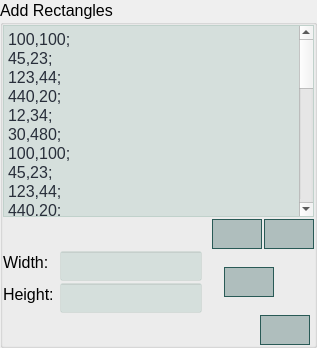
                 <widget class="QGroupBox" name="groupBox_13">
                  <property name="font">
                   <font>
                    <pointsize>12</pointsize>
                   </font>
                  </property>
                  <property name="title">
                   <string>Add Rectangles</string>
                  </property>
                  <layout class="QVBoxLayout" name="verticalLayout_8">
                   <property name="spacing">
                    <number>2</number>
                   </property>
                   <property name="leftMargin">
                    <number>0</number>
                   </property>
                   <property name="topMargin">
                    <number>0</number>
                   </property>
                   <property name="rightMargin">
                    <number>0</number>
                   </property>
                   <property name="bottomMargin">
                    <number>0</number>
                   </property>
                   <item>
                    <widget class="QTextEdit" name="masive_load_input">
                     <property name="minimumSize">
                      <size>
                       <width>0</width>
                       <height>30</height>
                      </size>
                     </property>
                     <property name="font">
                      <font>
                       <pointsize>12</pointsize>
                      </font>
                     </property>
                     <property name="styleSheet">
                      <string notr="true">QTextEdit
{
color: rgb(40, 46, 58);
background-color: rgba(45, 128, 100, 30);
}</string>
                     </property>
                     <property name="html">
                      <string>&lt;!DOCTYPE HTML PUBLIC &quot;-//W3C//DTD HTML 4.0//EN&quot; &quot;http://www.w3.org/TR/REC-html40/strict.dtd&quot;&gt;
&lt;html&gt;&lt;head&gt;&lt;meta name=&quot;qrichtext&quot; content=&quot;1&quot; /&gt;&lt;style type=&quot;text/css&quot;&gt;
p, li { white-space: pre-wrap; }
&lt;/style&gt;&lt;/head&gt;&lt;body style=&quot; font-family:'MS Shell Dlg 2'; font-size:12pt; font-weight:400; font-style:normal;&quot;&gt;
&lt;p style=&quot; margin-top:0px; margin-bottom:0px; margin-left:0px; margin-right:0px; -qt-block-indent:0; text-indent:0px;&quot;&gt;100,100;&lt;/p&gt;
&lt;p style=&quot; margin-top:0px; margin-bottom:0px; margin-left:0px; margin-right:0px; -qt-block-indent:0; text-indent:0px;&quot;&gt;45,23;&lt;/p&gt;
&lt;p style=&quot; margin-top:0px; margin-bottom:0px; margin-left:0px; margin-right:0px; -qt-block-indent:0; text-indent:0px;&quot;&gt;123,44;&lt;/p&gt;
&lt;p style=&quot; margin-top:0px; margin-bottom:0px; margin-left:0px; margin-right:0px; -qt-block-indent:0; text-indent:0px;&quot;&gt;440,20;&lt;/p&gt;
&lt;p style=&quot; margin-top:0px; margin-bottom:0px; margin-left:0px; margin-right:0px; -qt-block-indent:0; text-indent:0px;&quot;&gt;12,34;&lt;/p&gt;
&lt;p style=&quot; margin-top:0px; margin-bottom:0px; margin-left:0px; margin-right:0px; -qt-block-indent:0; text-indent:0px;&quot;&gt;30,480;&lt;/p&gt;
&lt;p style=&quot; margin-top:0px; margin-bottom:0px; margin-left:0px; margin-right:0px; -qt-block-indent:0; text-indent:0px;&quot;&gt;100,100;&lt;/p&gt;
&lt;p style=&quot; margin-top:0px; margin-bottom:0px; margin-left:0px; margin-right:0px; -qt-block-indent:0; text-indent:0px;&quot;&gt;45,23;&lt;/p&gt;
&lt;p style=&quot; margin-top:0px; margin-bottom:0px; margin-left:0px; margin-right:0px; -qt-block-indent:0; text-indent:0px;&quot;&gt;123,44;&lt;/p&gt;
&lt;p style=&quot; margin-top:0px; margin-bottom:0px; margin-left:0px; margin-right:0px; -qt-block-indent:0; text-indent:0px;&quot;&gt;440,20;&lt;/p&gt;
&lt;p style=&quot; margin-top:0px; margin-bottom:0px; margin-left:0px; margin-right:0px; -qt-block-indent:0; text-indent:0px;&quot;&gt;12,34;&lt;/p&gt;
&lt;p style=&quot; margin-top:0px; margin-bottom:0px; margin-left:0px; margin-right:0px; -qt-block-indent:0; text-indent:0px;&quot;&gt;24,480;&lt;/p&gt;
&lt;p style=&quot; margin-top:0px; margin-bottom:0px; margin-left:0px; margin-right:0px; -qt-block-indent:0; text-indent:0px;&quot;&gt;100,480;&lt;/p&gt;
&lt;p style=&quot; margin-top:0px; margin-bottom:0px; margin-left:0px; margin-right:0px; -qt-block-indent:0; text-indent:0px;&quot;&gt;49,34;&lt;/p&gt;
&lt;p style=&quot; margin-top:0px; margin-bottom:0px; margin-left:0px; margin-right:0px; -qt-block-indent:0; text-indent:0px;&quot;&gt;199,342;&lt;/p&gt;
&lt;p style=&quot; margin-top:0px; margin-bottom:0px; margin-left:0px; margin-right:0px; -qt-block-indent:0; text-indent:0px;&quot;&gt;128,566;&lt;/p&gt;
&lt;p style=&quot; margin-top:0px; margin-bottom:0px; margin-left:0px; margin-right:0px; -qt-block-indent:0; text-indent:0px;&quot;&gt;69,85;&lt;/p&gt;
&lt;p style=&quot; margin-top:0px; margin-bottom:0px; margin-left:0px; margin-right:0px; -qt-block-indent:0; text-indent:0px;&quot;&gt;345,451;&lt;/p&gt;
&lt;p style=&quot; margin-top:0px; margin-bottom:0px; margin-left:0px; margin-right:0px; -qt-block-indent:0; text-indent:0px;&quot;&gt;196,437;&lt;/p&gt;
&lt;p style=&quot; margin-top:0px; margin-bottom:0px; margin-left:0px; margin-right:0px; -qt-block-indent:0; text-indent:0px;&quot;&gt;10,490;&lt;/p&gt;
&lt;p style=&quot; margin-top:0px; margin-bottom:0px; margin-left:0px; margin-right:0px; -qt-block-indent:0; text-indent:0px;&quot;&gt;495,23;&lt;/p&gt;
&lt;p style=&quot; margin-top:0px; margin-bottom:0px; margin-left:0px; margin-right:0px; -qt-block-indent:0; text-indent:0px;&quot;&gt;10,12;&lt;/p&gt;
&lt;p style=&quot; margin-top:0px; margin-bottom:0px; margin-left:0px; margin-right:0px; -qt-block-indent:0; text-indent:0px;&quot;&gt;10,45;&lt;/p&gt;
&lt;p style=&quot; margin-top:0px; margin-bottom:0px; margin-left:0px; margin-right:0px; -qt-block-indent:0; text-indent:0px;&quot;&gt;10,100;&lt;/p&gt;
&lt;p style=&quot; margin-top:0px; margin-bottom:0px; margin-left:0px; margin-right:0px; -qt-block-indent:0; text-indent:0px;&quot;&gt;4,4;&lt;/p&gt;
&lt;p style=&quot; margin-top:0px; margin-bottom:0px; margin-left:0px; margin-right:0px; -qt-block-indent:0; text-indent:0px;&quot;&gt;6,4;&lt;/p&gt;
&lt;p style=&quot; margin-top:0px; margin-bottom:0px; margin-left:0px; margin-right:0px; -qt-block-indent:0; text-indent:0px;&quot;&gt;5,6;&lt;/p&gt;
&lt;p style=&quot; margin-top:0px; margin-bottom:0px; margin-left:0px; margin-right:0px; -qt-block-indent:0; text-indent:0px;&quot;&gt;12,34;&lt;/p&gt;
&lt;p style=&quot; margin-top:0px; margin-bottom:0px; margin-left:0px; margin-right:0px; -qt-block-indent:0; text-indent:0px;&quot;&gt;41,90;&lt;/p&gt;
&lt;p style=&quot; margin-top:0px; margin-bottom:0px; margin-left:0px; margin-right:0px; -qt-block-indent:0; text-indent:0px;&quot;&gt;200,250;&lt;/p&gt;
&lt;p style=&quot; margin-top:0px; margin-bottom:0px; margin-left:0px; margin-right:0px; -qt-block-indent:0; text-indent:0px;&quot;&gt;401,389;&lt;/p&gt;
&lt;p style=&quot; margin-top:0px; margin-bottom:0px; margin-left:0px; margin-right:0px; -qt-block-indent:0; text-indent:0px;&quot;&gt;22,345;&lt;/p&gt;
&lt;p style=&quot; margin-top:0px; margin-bottom:0px; margin-left:0px; margin-right:0px; -qt-block-indent:0; text-indent:0px;&quot;&gt;211,123;&lt;/p&gt;&lt;/body&gt;&lt;/html&gt;</string>
                     </property>
                    </widget>
                   </item>
                   <item>
                    <layout class="QHBoxLayout" name="horizontalLayout_10">
                     <property name="spacing">
                      <number>2</number>
                     </property>
                     <item>
                      <spacer name="horizontalSpacer_11">
                       <property name="orientation">
                        <enum>Qt::Horizontal</enum>
                       </property>
                       <property name="sizeHint" stdset="0">
                        <size>
                         <width>40</width>
                         <height>20</height>
                        </size>
                       </property>
                      </spacer>
                     </item>
                     <item>
                      <widget class="QPushButton" name="process">
                       <property name="sizePolicy">
                        <sizepolicy hsizetype="Fixed" vsizetype="Fixed">
                         <horstretch>0</horstretch>
                         <verstretch>0</verstretch>
                        </sizepolicy>
                       </property>
                       <property name="minimumSize">
                        <size>
                         <width>50</width>
                         <height>30</height>
                        </size>
                       </property>
                       <property name="maximumSize">
                        <size>
                         <width>50</width>
                         <height>30</height>
                        </size>
                       </property>
                       <property name="toolTip">
                        <string>&lt;html&gt;&lt;head/&gt;&lt;body&gt;&lt;p&gt;&lt;span style=&quot; font-size:12pt;&quot;&gt;process data loaded from file&lt;/span&gt;&lt;/p&gt;&lt;/body&gt;&lt;/html&gt;</string>
                       </property>
                       <property name="styleSheet">
                        <string notr="true">  QPushButton {
	 background-color: rgba(41, 90, 86, 80);
	  border-color: rgb(41, 90, 86);
      border-style:solid;
      border-width:1px;
      font:  14px; 
	  color: rgb(41, 90, 86);
  }
  QPushButton:hover:!pressed {
	 background-color: rgba(167, 206, 151,120);
	  border-color: rgba(41, 90, 86,164);
      border-style:solid;
  }

QPushButton:disabled {
	  background-color: rgba(207, 246, 191,90);
	  border-color: rgba(41, 90, 86,90);
      border-style:solid;
  }</string>
                       </property>
                       <property name="text">
                        <string/>
                       </property>
                       <property name="icon">
                        <iconset>
                         <normalon>:/icons/app_icons/data-processing.png</normalon>
                        </iconset>
                       </property>
                       <property name="iconSize">
                        <size>
                         <width>28</width>
                         <height>28</height>
                        </size>
                       </property>
                      </widget>
                     </item>
                     <item>
                      <widget class="QPushButton" name="load_from_file">
                       <property name="sizePolicy">
                        <sizepolicy hsizetype="Fixed" vsizetype="Fixed">
                         <horstretch>0</horstretch>
                         <verstretch>0</verstretch>
                        </sizepolicy>
                       </property>
                       <property name="minimumSize">
                        <size>
                         <width>50</width>
                         <height>30</height>
                        </size>
                       </property>
                       <property name="maximumSize">
                        <size>
                         <width>50</width>
                         <height>30</height>
                        </size>
                       </property>
                       <property name="toolTip">
                        <string>&lt;html&gt;&lt;head/&gt;&lt;body&gt;&lt;p&gt;&lt;span style=&quot; font-size:12pt;&quot;&gt;load data from file&lt;/span&gt;&lt;/p&gt;&lt;/body&gt;&lt;/html&gt;</string>
                       </property>
                       <property name="styleSheet">
                        <string notr="true">  QPushButton {
	 background-color: rgba(41, 90, 86, 80);
	  border-color: rgb(41, 90, 86);
      border-style:solid;
      border-width:1px;
      font:  14px; 
	  color: rgb(41, 90, 86);
  }
  QPushButton:hover:!pressed {
	 background-color: rgba(167, 206, 151,120);
	  border-color: rgba(41, 90, 86,164);
      border-style:solid;
  }</string>
                       </property>
                       <property name="text">
                        <string/>
                       </property>
                       <property name="icon">
                        <iconset>
                         <normalon>:/icons/app_icons/file.png</normalon>
                        </iconset>
                       </property>
                       <property name="iconSize">
                        <size>
                         <width>24</width>
                         <height>24</height>
                        </size>
                       </property>
                      </widget>
                     </item>
                    </layout>
                   </item>
                   <item>
                    <layout class="QHBoxLayout" name="horizontalLayout_8">
                     <item>
                      <layout class="QFormLayout" name="formLayout_2">
                       <item row="0" column="0">
                        <widget class="QLabel" name="label_3">
                         <property name="minimumSize">
                          <size>
                           <width>55</width>
                           <height>22</height>
                          </size>
                         </property>
                         <property name="maximumSize">
                          <size>
                           <width>55</width>
                           <height>22</height>
                          </size>
                         </property>
                         <property name="font">
                          <font>
                           <pointsize>12</pointsize>
                          </font>
                         </property>
                         <property name="text">
                          <string>Width:</string>
                         </property>
                        </widget>
                       </item>
                       <item row="0" column="1">
                        <widget class="QLineEdit" name="rectangle_width_input">
                         <property name="minimumSize">
                          <size>
                           <width>115</width>
                           <height>30</height>
                          </size>
                         </property>
                         <property name="maximumSize">
                          <size>
                           <width>16777215</width>
                           <height>115</height>
                          </size>
                         </property>
                         <property name="font">
                          <font>
                           <pointsize>12</pointsize>
                          </font>
                         </property>
                         <property name="styleSheet">
                          <string notr="true">QLineEdit
{
color: rgb(40, 46, 58);
background-color: rgba(45, 128, 100, 30);
}</string>
                         </property>
                        </widget>
                       </item>
                       <item row="1" column="0">
                        <widget class="QLabel" name="label_4">
                         <property name="minimumSize">
                          <size>
                           <width>55</width>
                           <height>22</height>
                          </size>
                         </property>
                         <property name="maximumSize">
                          <size>
                           <width>55</width>
                           <height>22</height>
                          </size>
                         </property>
                         <property name="font">
                          <font>
                           <pointsize>12</pointsize>
                          </font>
                         </property>
                         <property name="text">
                          <string>Height:</string>
                         </property>
                        </widget>
                       </item>
                       <item row="1" column="1">
                        <widget class="QLineEdit" name="rectangle_height_input">
                         <property name="minimumSize">
                          <size>
                           <width>115</width>
                           <height>30</height>
                          </size>
                         </property>
                         <property name="maximumSize">
                          <size>
                           <width>16777215</width>
                           <height>115</height>
                          </size>
                         </property>
                         <property name="font">
                          <font>
                           <pointsize>12</pointsize>
                          </font>
                         </property>
                         <property name="styleSheet">
                          <string notr="true">QLineEdit
{
color: rgb(40, 46, 58);
background-color: rgba(45, 128, 100, 30);
}</string>
                         </property>
                        </widget>
                       </item>
                      </layout>
                     </item>
                     <item>
                      <spacer name="horizontalSpacer_10">
                       <property name="orientation">
                        <enum>Qt::Horizontal</enum>
                       </property>
                       <property name="sizeType">
                        <enum>QSizePolicy::Fixed</enum>
                       </property>
                       <property name="sizeHint" stdset="0">
                        <size>
                         <width>20</width>
                         <height>20</height>
                        </size>
                       </property>
                      </spacer>
                     </item>
                     <item>
                      <widget class="QPushButton" name="add">
                       <property name="sizePolicy">
                        <sizepolicy hsizetype="Fixed" vsizetype="Fixed">
                         <horstretch>0</horstretch>
                         <verstretch>0</verstretch>
                        </sizepolicy>
                       </property>
                       <property name="minimumSize">
                        <size>
                         <width>50</width>
                         <height>30</height>
                        </size>
                       </property>
                       <property name="maximumSize">
                        <size>
                         <width>50</width>
                         <height>30</height>
                        </size>
                       </property>
                       <property name="toolTip">
                        <string>&lt;html&gt;&lt;head/&gt;&lt;body&gt;&lt;p&gt;&lt;span style=&quot; font-size:12pt;&quot;&gt;add rectangle&lt;/span&gt;&lt;/p&gt;&lt;/body&gt;&lt;/html&gt;</string>
                       </property>
                       <property name="styleSheet">
                        <string notr="true">  QPushButton {
	 background-color: rgba(41, 90, 86, 80);
	  border-color: rgb(41, 90, 86);
      border-style:solid;
      border-width:1px;
      font:  14px; 
	  color: rgb(41, 90, 86);
  }
  QPushButton:hover:!pressed {
	 background-color: rgba(167, 206, 151,120);
	  border-color: rgba(41, 90, 86,164);
      border-style:solid;
  }

QPushButton:disabled {
	  background-color: rgba(207, 246, 191,90);
	  border-color: rgba(41, 90, 86,90);
      border-style:solid;
  }</string>
                       </property>
                       <property name="text">
                        <string/>
                       </property>
                       <property name="icon">
                        <iconset>
                         <normalon>:/icons/app_icons/add.png</normalon>
                        </iconset>
                       </property>
                       <property name="iconSize">
                        <size>
                         <width>26</width>
                         <height>26</height>
                        </size>
                       </property>
                      </widget>
                     </item>
                     <item>
                      <spacer name="horizontalSpacer_7">
                       <property name="orientation">
                        <enum>Qt::Horizontal</enum>
                       </property>
                       <property name="sizeHint" stdset="0">
                        <size>
                         <width>40</width>
                         <height>20</height>
                        </size>
                       </property>
                      </spacer>
                     </item>
                    </layout>
                   </item>
                   <item>
                    <layout class="QHBoxLayout" name="horizontalLayout_6">
                     <property name="spacing">
                      <number>2</number>
                     </property>
                     <property name="rightMargin">
                      <number>4</number>
                     </property>
                     <item>
                      <spacer name="horizontalSpacer_6">
                       <property name="orientation">
                        <enum>Qt::Horizontal</enum>
                       </property>
                       <property name="sizeHint" stdset="0">
                        <size>
                         <width>68</width>
                         <height>20</height>
                        </size>
                       </property>
                      </spacer>
                     </item>
                     <item>
                      <widget class="QPushButton" name="clear">
                       <property name="sizePolicy">
                        <sizepolicy hsizetype="Fixed" vsizetype="Fixed">
                         <horstretch>0</horstretch>
                         <verstretch>0</verstretch>
                        </sizepolicy>
                       </property>
                       <property name="minimumSize">
                        <size>
                         <width>50</width>
                         <height>30</height>
                        </size>
                       </property>
                       <property name="maximumSize">
                        <size>
                         <width>50</width>
                         <height>30</height>
                        </size>
                       </property>
                       <property name="toolTip">
                        <string>&lt;html&gt;&lt;head/&gt;&lt;body&gt;&lt;p&gt;&lt;span style=&quot; font-size:12pt;&quot;&gt;clear rectangle data&lt;/span&gt;&lt;/p&gt;&lt;/body&gt;&lt;/html&gt;</string>
                       </property>
                       <property name="styleSheet">
                        <string notr="true">  QPushButton {
	 background-color: rgba(41, 90, 86, 80);
	  border-color: rgb(41, 90, 86);
      border-style:solid;
      border-width:1px;
      font:  14px; 
	  color: rgb(41, 90, 86);
  }
  QPushButton:hover:!pressed {
	 background-color: rgba(167, 206, 151,120);
	  border-color: rgba(41, 90, 86,164);
      border-style:solid;
  }</string>
                       </property>
                       <property name="text">
                        <string/>
                       </property>
                       <property name="icon">
                        <iconset>
                         <normalon>:/icons/app_icons/delete.png</normalon>
                        </iconset>
                       </property>
                       <property name="iconSize">
                        <size>
                         <width>26</width>
                         <height>26</height>
                        </size>
                       </property>
                      </widget>
                     </item>
                    </layout>
                   </item>
                  </layout>
                 </widget>
